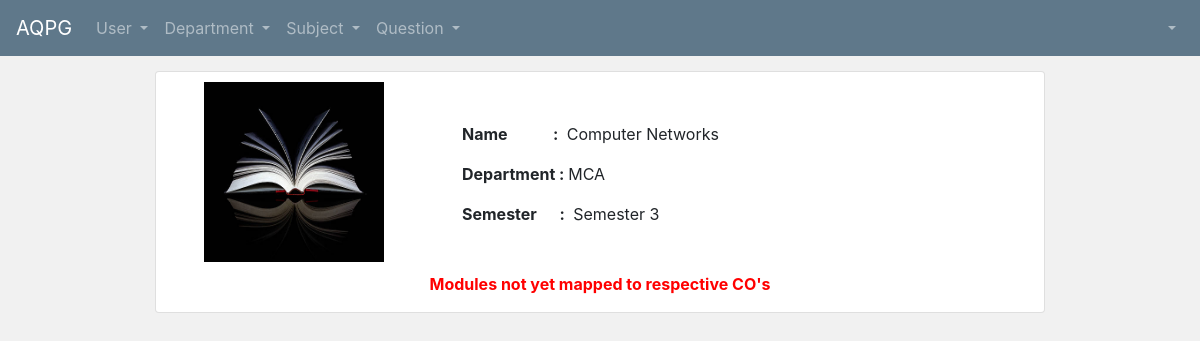
/qnppr/8/view-subject-details/, run on the app's committed database.
### qnppr/models.py (models this page shows, shortened)
class Subject(models.Model):
    subcode = models.CharField(max_length=100)
    subname = models.CharField(max_length=100)
    dept = models.ForeignKey(Department, on_delete=models.CASCADE)
    sem = models.ForeignKey(Semester, on_delete=models.CASCADE)

class Semester(models.Model):
    sem_name = models.CharField(max_length=100)
    dept_id = models.ForeignKey(Department, on_delete=models.CASCADE)
    def __str__(self):
        return self.sem_name

### users/models.py (models this page shows)
class Department(models.Model):
    dept_name = models.CharField(max_length=100)
    dept_full_name = models.CharField(max_length=100)
    def __str__(self):
        return self.dept_name

### qnppr/views.py (the view)
# urls.py: path('<int:id>/view-subject-details/', subjectDetails, name="view_subject_detail"),
def subjectDetails(request, id):
    if request.method == 'GET':
        sub_obj = Subject.objects.get(id=id)
        cursor = connection.cursor()
        cursor.execute("""SELECT qm.module_name, qc.co_cd_name, qcm.co_desc
                            FROM qnppr_co_mapping qcm
                            LEFT OUTER JOIN qnppr_module qm ON qm.id = qcm.module_id
                            LEFT OUTER JOIN qnppr_co qc ON qc.id = qcm.co_id_id
                            WHERE qcm.sub_code_id = '%d'"""%(id))
        dict = {}
        dict = dictfetchall(cursor)
        print(dict)
        context = {
            'sub_obj': sub_obj,
            'co_obj': dict
        }
        return render(request, 'qnppr/subject_details.html', context)
    else:
        return render(request, 'qnppr/subject_details.html')

### qnppr/views.py (called while the page is built)
def dictfetchall(cursor):
    columns = [col[0] for col in cursor.description]
    return [
        dict(zip(columns, row))
        for row in cursor.fetchall()
    ]

### qnppr/templates/qnppr/subject_details.html (shortened to what this page needs)
{% extends 'users/base.html' %}
{% load crispy_forms_tags %}
{% block nav_bar_left_items %}
<ul class="navbar-nav mr-auto">
      <li class="nav-item dropdown">
        <a class="nav-link dropdown-toggle" href="#" id="navbarDropdown" role="button" data-toggle="dropdown" aria-haspopup="true" aria-expanded="false">
          User
        </a>
		</li>
      <li class="nav-item dropdown">
        <a class="nav-link dropdown-toggle" href="#" id="navbarDropdown" role="button" data-toggle="dropdown" aria-haspopup="true" aria-expanded="false">
          Department
        </a>
      </li>
      <li class="nav-item dropdown ">
        <a class="nav-link dropdown-toggle" href="#" id="navbarDropdown" role="button" data-toggle="dropdown" aria-haspopup="true" aria-expanded="false">
          Subject
        </a>
      </li>
      <li class="nav-item dropdown ">
        <a class="nav-link dropdown-toggle" href="#" id="navbarDropdown" role="button" data-toggle="dropdown" aria-haspopup="true" aria-expanded="false">
          Question
        </a>
      </li>
    </ul>
{% endblock %}
{% block nav_bar_right_items %}
<ul class="navbar-nav ml-auto" >
      <li class="nav-item dropdown">
        <a class="nav-link dropdown-toggle" href="#" id="navbarDropdown" role="button" data-toggle="dropdown" aria-haspopup="true" aria-expanded="false">
        </a>
      </li>
    </ul>
{% endblock %}
{% block main_divs %}
<div class="col-md-1"></div>
        <div class="col-md-10" style="margin-top: 10">
{% endblock %}
{% block content %}
<div class="container-fluid" style="margin-top: 5px">
  <div class="row">
      <div class="col-12">
     <div class="card">
            <div class="card-block">
			  <div class="row">
			  <div class="col-md-4 col-sm-4 text-center">
					<img style="margin-top: 10px; margin-bottom: 10px" src="/media/book_2.jpg" alt="" class="btn-md" height="180px" width="180px">
				</div>
				<div class="col-md-8 col-sm-8">
                    <p class="card-text" style="margin-top: 50px"><strong>Name &nbsp;&nbsp;&nbsp;&nbsp;&nbsp;&nbsp;&nbsp;&nbsp;&nbsp;&nbsp;&nbsp;:&nbsp;</strong> {{ sub_obj.subname }} </p>
					<p class="card-text" ><strong>Department : </strong> {{ sub_obj.dept }} </p>
                    <p class="card-text" ><strong>Semester &nbsp;&nbsp;&nbsp;&nbsp;&nbsp;:&nbsp;</strong> {{ sub_obj.sem }} </p>
				</div>
			  </div>
                    {% if co_obj %}
                        <table class="table">
  					    <thead>
    					    <tr>
      						    <th scope="col">Module</th>
      						    <th scope="col">Mapped CO</th>
      						    <th scope="col">CO Description</th>
    					    </tr>
  					    </thead>
  					    <tbody>
    					    {% for c in co_obj %}
                                <tr>
	                                <td>{{ c.module_name }}</td>
                                    <td>{{ c.co_cd_name }}</td>
                                    <td>{{ c.co_desc }}</td>
                                </tr>
                            {%endfor%}
                        </tbody>
				        </table>
                    {% else %}
                        <center><p style="color: red"><strong>Modules not yet mapped to respective CO's</strong></p></center>
                    {% endif %}
              </div>
          </div>
    </div>
  </div>
</div>
{% endblock %}

### data on the page
Subject: subname "Computer Networks", dept "MCA", sem "Semester 3"
